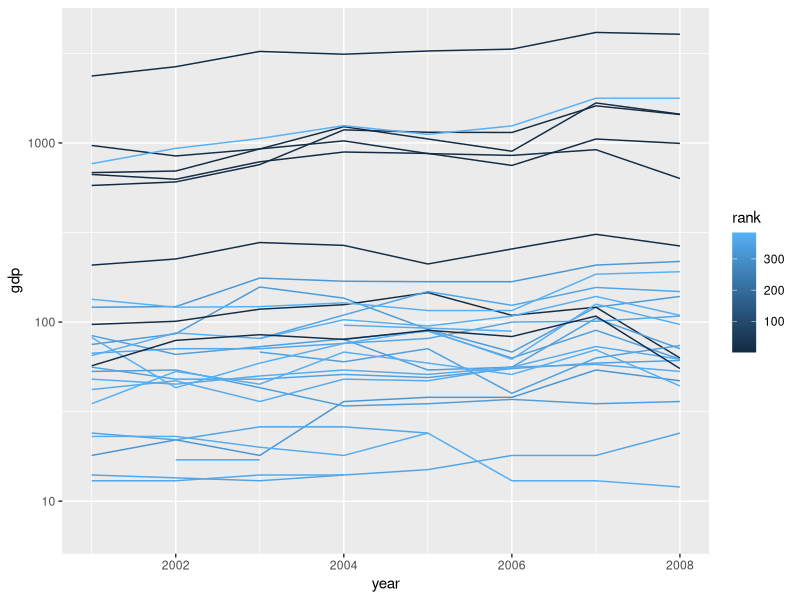
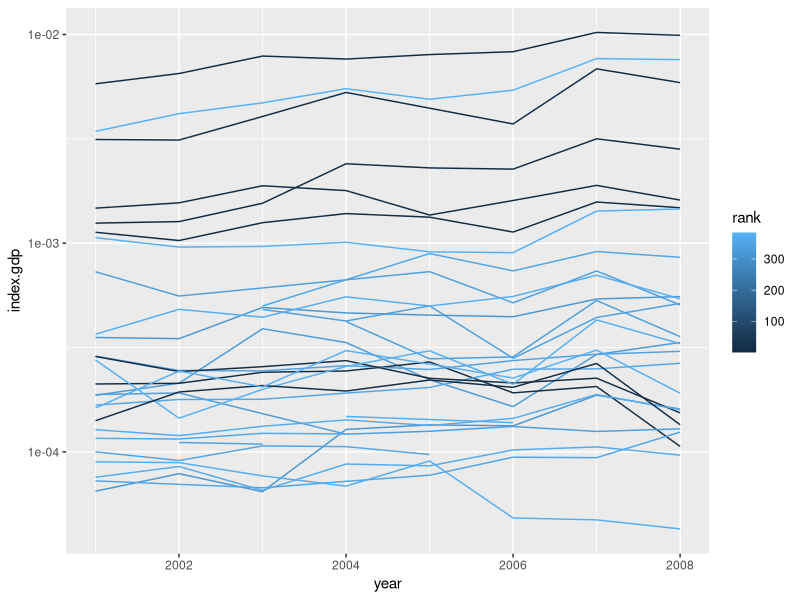
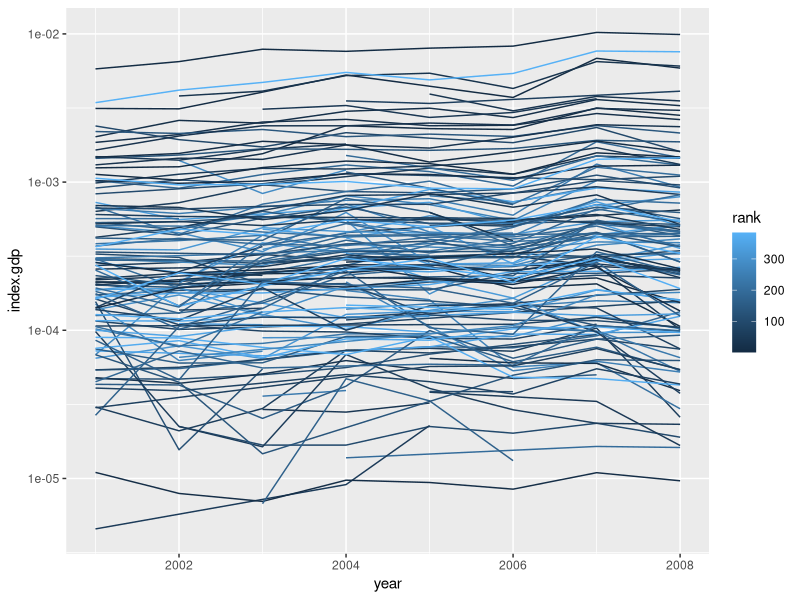

Reproduce these figures in R, in order.
library(ggplot2)
gdp <- read.csv("gdp-selected.csv")
gdp_growth <- read.csv("gdp-growth.csv")
hpi_peaks <- read.csv("hpi-peaks.csv") 
names(hpi_peaks)[1] <- "fips" 
#-------------------------------------------------------------------

gdp_hpi <- merge(hpi_peaks, gdp, by = "fips", all.x = TRUE)
selected <- subset(gdp_hpi, rank <= 10 | rank > 310)

# Agriculture, foresty & fishing
#  - interesting! the low ranking towns have (on average) much higher values
qplot(year, gdp, data = subset(selected, indust == 3), 
  colour = rank, geom="line", group = metro, log = "y")
qplot(year, index.gdp, data = subset(selected, indust == 3), 
  colour = rank, geom="line", group = metro, log = "y" )
qplot(year, index.gdp, data = subset(gdp_hpi, indust == 3), 
  colour = rank, geom="line", group = metro, log = "y" )

#look at initial gdp vs hpi change for Agriculture industry


